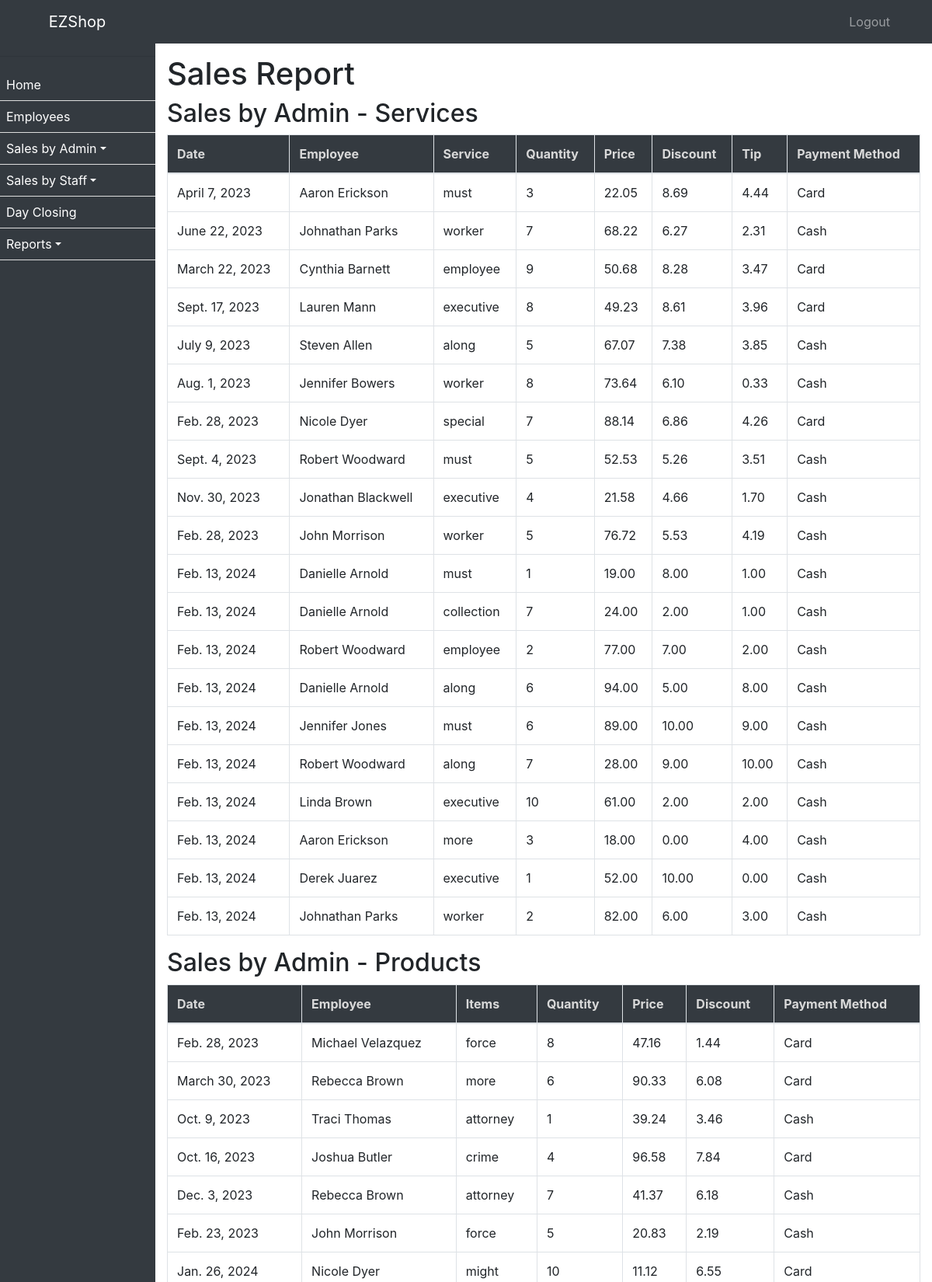
Screenshot of /sale/sales-report/ (upper part) with the database file from the repository.
### ezshopapp/models.py (models this page shows, shortened)
class SaleByAdminService(models.Model):
    date = models.DateField()
    employee = models.ForeignKey(Employee, on_delete=models.CASCADE)
    service = models.ForeignKey(Service, on_delete=models.CASCADE)
    quantity = models.PositiveIntegerField()
    price = models.DecimalField(max_digits=10, decimal_places=2)
    discount = models.DecimalField(max_digits=10, decimal_places=2, default=0.0)
    tip = models.DecimalField(max_digits=10, decimal_places=2, default=0.0)
    payment_method = models.CharField(max_length=20, choices=PAYMENT_METHOD_CHOICES)
    def __str__(self):
        return str(self.date)

class Employee(models.Model):
    employee_id = models.CharField(max_length=10, unique=True)
    first_name = models.CharField(max_length=255)
    second_name = models.CharField(max_length=255)
    nationality = models.CharField(max_length=255)
    mobile_no = models.CharField(max_length=20)
    passport_no = models.CharField(max_length=20)
    passport_expiration_date = models.DateField()
    emirates_id = models.CharField(max_length=20)
    id_expiration_date = models.DateField()
    basic_pay = models.DecimalField(max_digits=10, decimal_places=2)
    house_allowance = models.DecimalField(max_digits=10, decimal_places=2)
    transportation_allowance = models.DecimalField(max_digits=10, decimal_places=2)
    commission_percentage = models.DecimalField(max_digits=5, decimal_places=2)
    joining_date = models.DateField()
    job_role = models.CharField(max_length=255)
    username = models.CharField(max_length=255)
    password = models.CharField(max_length=255)

class Service(models.Model):
    name = models.CharField(max_length=255)
    duration = models.DurationField()
    vat = models.BooleanField(default=False)
    amount = models.DecimalField(max_digits=10, decimal_places=2)
    max_discount_allowed = models.DecimalField(max_digits=10, decimal_places=2)
    status = models.BooleanField(default=True)
    def __str__(self):
        return self.name

class SalesByAdminItem(models.Model):
    date = models.DateField()
    employee = models.ForeignKey(Employee, on_delete=models.CASCADE)
    item = models.ForeignKey(Product, on_delete=models.CASCADE, null=True)
    quantity = models.PositiveIntegerField(null=True)
    price = models.DecimalField(max_digits=10, decimal_places=2, null=True)
    discount = models.DecimalField(max_digits=10, decimal_places=2, default=0.0)
    payment_method = models.CharField(max_length=20, choices=PAYMENT_METHOD_CHOICES)
    def __str__(self):
        return str(self.date)

class Product(models.Model):
    name = models.CharField(max_length=255)
    vat = models.BooleanField(default=False)
    amount = models.DecimalField(max_digits=10, decimal_places=2)
    max_discount_allowed = models.DecimalField(max_digits=10, decimal_places=2)
    status = models.BooleanField(default=True)
    def __str__(self):
        return self.name

### ezshopapp/views.py (the view)
# urls.py: path('sale/sales-report/', sales_report, name='sales_report'),
def sales_report(request):
    sales_services = SaleByAdminService.objects.all()
    sales_items = SalesByAdminItem.objects.all()
    print("Sales Services:", sales_services)
    print("Sales Items:", sales_items)
    context = {
        'sales_services': sales_services,
        'sales_items': sales_items,
    }
    return render(request, 'sales_report.html', context)

### ezshopapp/templates/sales_report.html (shortened to what this page needs)
{% extends 'base.html' %}
{% block content %}
    <h1>Sales Report</h1>
    <div class="table-responsive">
        <h2>Sales by Admin - Services</h2>
        <table class="table table-bordered" id="service-sales-table">
            <thead>
                <tr>
                    <th>Date</th>
                    <th>Employee</th>
                    <th>Service</th>
                    <th>Quantity</th>
                    <th>Price</th>
                    <th>Discount</th>
                    <th>Tip</th>
                    <th>Payment Method</th>
                </tr>
            </thead>
            <tbody>
                {% for sale in sales_services %}
                <tr>
                    <td>{{ sale.date }}</td>
                    <td>{{ sale.employee.first_name }} {{ sale.employee.second_name }}</td>
                    <td>{{ sale.service }}</td>
                    <td>{{ sale.quantity }}</td>
                    <td>{{ sale.price }}</td>
                    <td>{{ sale.discount }}</td>
                    <td>{{ sale.tip }}</td>
                    <td>{{ sale.payment_method }}</td>
                </tr>
                {% endfor %}
            </tbody>
        </table>
    </div>
    <div class="table-responsive">
        <h2>Sales by Admin - Products</h2>
        <table class="table table-bordered" id="item-sales-table">
            <thead>
                <tr>
                    <th>Date</th>
                    <th>Employee</th>
                    <th>Items</th>
                    <th>Quantity</th>
                    <th>Price</th>
                    <th>Discount</th>
                    <th>Payment Method</th>
                </tr>
            </thead>
            <tbody>
                {% for sale in sales_items %}
                <tr>
                    <td>{{ sale.date }}</td>
                    <td>{{ sale.employee.first_name }} {{ sale.employee.second_name }}</td>
                    <td>{{ sale.item }}</td>
                    <td>{{ sale.quantity }}</td>
                    <td>{{ sale.price }}</td>
                    <td>{{ sale.discount }}</td>
                    <td>{{ sale.payment_method }}</td>
                </tr>
                {% endfor %}
            </tbody>
        </table>
    </div>
{% endblock %}

### ezshopapp/templates/base.html (style rules this page uses)
body { padding-top: 56px; }
thead { background-color: #343a40; color: #d9d9d9; }
table { border:0px !important; }

### rows the page displays
SaleByAdminService: date "April 7, 2023", employee.first_name "Aaron", employee.second_name "Erickson", service "must", quantity "3", price "22.05", discount "8.69", tip "4.44", payment_method "Card"
SaleByAdminService: date "June 22, 2023", employee.first_name "Johnathan", employee.second_name "Parks", service "worker", quantity "7", price "68.22", discount "6.27", tip "2.31", payment_method "Cash"
SaleByAdminService: date "March 22, 2023", employee.first_name "Cynthia", employee.second_name "Barnett", service "employee", quantity "9", price "50.68", discount "8.28", tip "3.47", payment_method "Card"
SaleByAdminService: date "Sept. 17, 2023", employee.first_name "Lauren", employee.second_name "Mann", service "executive", quantity "8", price "49.23", discount "8.61", tip "3.96", payment_method "Card"
SaleByAdminService: date "July 9, 2023", employee.first_name "Steven", employee.second_name "Allen", service "along", quantity "5", price "67.07", discount "7.38", tip "3.85", payment_method "Cash"
SaleByAdminService: date "Aug. 1, 2023", employee.first_name "Jennifer", employee.second_name "Bowers", service "worker", quantity "8", price "73.64", discount "6.10", tip "0.33", payment_method "Cash"
SaleByAdminService: date "Feb. 28, 2023", employee.first_name "Nicole", employee.second_name "Dyer", service "special", quantity "7", price "88.14", discount "6.86", tip "4.26", payment_method "Card"
SaleByAdminService: date "Sept. 4, 2023", employee.first_name "Robert", employee.second_name "Woodward", service "must", quantity "5", price "52.53", discount "5.26", tip "3.51", payment_method "Cash"
SaleByAdminService: date "Nov. 30, 2023", employee.first_name "Jonathan", employee.second_name "Blackwell", service "executive", quantity "4", price "21.58", discount "4.66", tip "1.70", payment_method "Cash"
SaleByAdminService: date "Feb. 28, 2023", employee.first_name "John", employee.second_name "Morrison", service "worker", quantity "5", price "76.72", discount "5.53", tip "4.19", payment_method "Cash"
SaleByAdminService: date "Feb. 13, 2024", employee.first_name "Danielle", employee.second_name "Arnold", service "must", quantity "1", price "19.00", discount "8.00", tip "1.00", payment_method "Cash"
SaleByAdminService: date "Feb. 13, 2024", employee.first_name "Danielle", employee.second_name "Arnold", service "collection", quantity "7", price "24.00", discount "2.00", tip "1.00", payment_method "Cash"
SaleByAdminService: date "Feb. 13, 2024", employee.first_name "Robert", employee.second_name "Woodward", service "employee", quantity "2", price "77.00", discount "7.00", tip "2.00", payment_method "Cash"
SaleByAdminService: date "Feb. 13, 2024", employee.first_name "Danielle", employee.second_name "Arnold", service "along", quantity "6", price "94.00", discount "5.00", tip "8.00", payment_method "Cash"
SaleByAdminService: date "Feb. 13, 2024", employee.first_name "Jennifer", employee.second_name "Jones", service "must", quantity "6", price "89.00", discount "10.00", tip "9.00", payment_method "Cash"
SaleByAdminService: date "Feb. 13, 2024", employee.first_name "Robert", employee.second_name "Woodward", service "along", quantity "7", price "28.00", discount "9.00", tip "10.00", payment_method "Cash"
SaleByAdminService: date "Feb. 13, 2024", employee.first_name "Linda", employee.second_name "Brown", service "executive", quantity "10", price "61.00", discount "2.00", tip "2.00", payment_method "Cash"
SaleByAdminService: date "Feb. 13, 2024", employee.first_name "Aaron", employee.second_name "Erickson", service "more", quantity "3", price "18.00", discount "0.00", tip "4.00", payment_method "Cash"
SaleByAdminService: date "Feb. 13, 2024", employee.first_name "Derek", employee.second_name "Juarez", service "executive", quantity "1", price "52.00", discount "10.00", tip "0.00", payment_method "Cash"
SaleByAdminService: date "Feb. 13, 2024", employee.first_name "Johnathan", employee.second_name "Parks", service "worker", quantity "2", price "82.00", discount "6.00", tip "3.00", payment_method "Cash"
SalesByAdminItem: date "Feb. 28, 2023", employee.first_name "Michael", employee.second_name "Velazquez", item "force", quantity "8", price "47.16", discount "1.44", payment_method "Card"
SalesByAdminItem: date "March 30, 2023", employee.first_name "Rebecca", employee.second_name "Brown", item "more", quantity "6", price "90.33", discount "6.08", payment_method "Card"
SalesByAdminItem: date "Oct. 9, 2023", employee.first_name "Traci", employee.second_name "Thomas", item "attorney", quantity "1", price "39.24", discount "3.46", payment_method "Cash"
SalesByAdminItem: date "Oct. 16, 2023", employee.first_name "Joshua", employee.second_name "Butler", item "crime", quantity "4", price "96.58", discount "7.84", payment_method "Card"
SalesByAdminItem: date "Dec. 3, 2023", employee.first_name "Rebecca", employee.second_name "Brown", item "attorney", quantity "7", price "41.37", discount "6.18", payment_method "Cash"
SalesByAdminItem: date "Feb. 23, 2023", employee.first_name "John", employee.second_name "Morrison", item "force", quantity "5", price "20.83", discount "2.19", payment_method "Cash"
SalesByAdminItem: date "Jan. 26, 2024", employee.first_name "Nicole", employee.second_name "Dyer", item "might", quantity "10", price "11.12", discount "6.55", payment_method "Card"
